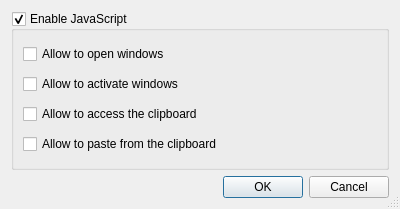
<?xml version="1.0" encoding="UTF-8"?>
<ui version="4.0">
 <class>JavaScriptSettingsDialog</class>
 <widget class="QDialog" name="JavaScriptSettingsDialog">
  <property name="geometry">
   <rect>
    <x>0</x>
    <y>0</y>
    <width>400</width>
    <height>209</height>
   </rect>
  </property>
  <property name="windowTitle">
   <string>JavaScript Settings</string>
  </property>
  <property name="sizeGripEnabled">
   <bool>true</bool>
  </property>
  <layout class="QVBoxLayout" name="verticalLayout_2">
   <item>
    <widget class="QGroupBox" name="javaScriptGroup">
     <property name="toolTip">
      <string>Select to enable JavaScript support</string>
     </property>
     <property name="title">
      <string>Enable JavaScript</string>
     </property>
     <property name="checkable">
      <bool>true</bool>
     </property>
     <layout class="QVBoxLayout" name="verticalLayout">
      <item>
       <widget class="QCheckBox" name="jsOpenWindowsCheckBox">
        <property name="toolTip">
         <string>Select to allow JavaScript to open windows</string>
        </property>
        <property name="text">
         <string>Allow to open windows</string>
        </property>
       </widget>
      </item>
      <item>
       <widget class="QCheckBox" name="jsActivateWindowsCheckBox">
        <property name="toolTip">
         <string>Select to allow JavaScript to activate windows</string>
        </property>
        <property name="text">
         <string>Allow to activate windows</string>
        </property>
       </widget>
      </item>
      <item>
       <widget class="QCheckBox" name="jsClipboardCheckBox">
        <property name="toolTip">
         <string>Select to allow JavaScript to access the clipboard</string>
        </property>
        <property name="text">
         <string>Allow to access the clipboard</string>
        </property>
       </widget>
      </item>
      <item>
       <widget class="QCheckBox" name="jsPasteCheckBox">
        <property name="toolTip">
         <string>Select to allow JavaScript to paste from the clipboard (this needs access to the clipboard)</string>
        </property>
        <property name="text">
         <string>Allow to paste from the clipboard</string>
        </property>
       </widget>
      </item>
     </layout>
    </widget>
   </item>
   <item>
    <widget class="QDialogButtonBox" name="buttonBox">
     <property name="orientation">
      <enum>Qt::Horizontal</enum>
     </property>
     <property name="standardButtons">
      <set>QDialogButtonBox::Cancel|QDialogButtonBox::Ok</set>
     </property>
    </widget>
   </item>
  </layout>
 </widget>
 <resources/>
 <connections>
  <connection>
   <sender>buttonBox</sender>
   <signal>accepted()</signal>
   <receiver>JavaScriptSettingsDialog</receiver>
   <slot>accept()</slot>
   <hints>
    <hint type="sourcelabel">
     <x>248</x>
     <y>254</y>
    </hint>
    <hint type="destinationlabel">
     <x>157</x>
     <y>274</y>
    </hint>
   </hints>
  </connection>
  <connection>
   <sender>buttonBox</sender>
   <signal>rejected()</signal>
   <receiver>JavaScriptSettingsDialog</receiver>
   <slot>reject()</slot>
   <hints>
    <hint type="sourcelabel">
     <x>316</x>
     <y>260</y>
    </hint>
    <hint type="destinationlabel">
     <x>286</x>
     <y>274</y>
    </hint>
   </hints>
  </connection>
 </connections>
</ui>
